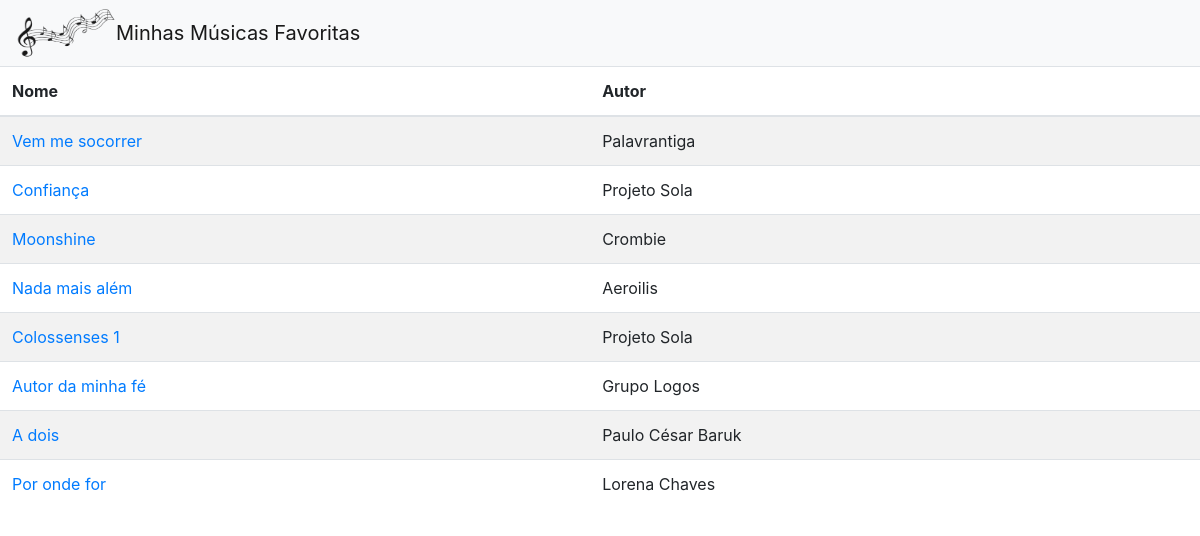
The page / on the database its author committed.
### app/models.py (models this page shows, shortened)
class Musicas(models.Model):
	nome = models.CharField('Nome', max_length = 100)
	autor = models.CharField('Autor', max_length=100)
	link = models.CharField('Link', max_length = 300)

### app/views.py (the view)
# urls.py: path('', views.index, name='index'),
def index(request):
	musicas = Musicas.objects.all()
	context = {
		'musicas': musicas
	}
	return render(request, 'index.html', context)

### app/templates/index.html (shortened to what this page needs)
<!DOCTYPE html>
<html lang="pt-br">
<head>
	{% load static %}
	<link rel="stylesheet" type="text/css" href="{% static 'css/style.css' %}">
	<link rel="stylesheet" type="text/css" href="{% static 'css/bootstrap.min.css' %}">
</head>
<body>
	<nav class="navbar navbar-expand-lg navbar-light bg-light">
		<img src="{% static 'img/partitura.png' %}" width="100px" height="50px">
		<a class="navbar-brand" href="/">Minhas Músicas Favoritas</a>
	</nav>
	<table  class="table table-striped">
		<thead>
			<th>Nome</th>
			<th>Autor</th>
		</thead>
		<tbody>
			{% for item in musicas %}
				<tr>
					<td><a href="{% url 'musicas' item.id %}">{{ item.nome }}</a></td>
					<td>{{ item.autor }}</td>
				</tr>
			{% endfor %}
		</tbody>
	</table>
</body>
</html>

### rows shown on the page
Musicas: nome "Vem me socorrer", autor "Palavrantiga"
Musicas: nome "Confiança", autor "Projeto Sola"
Musicas: nome "Moonshine", autor "Crombie"
Musicas: nome "Nada mais além", autor "Aeroilis"
Musicas: nome "Colossenses 1", autor "Projeto Sola"
Musicas: nome "Autor da minha fé", autor "Grupo Logos"
Musicas: nome "A dois", autor "Paulo César Baruk"
Musicas: nome "Por onde for", autor "Lorena Chaves"
